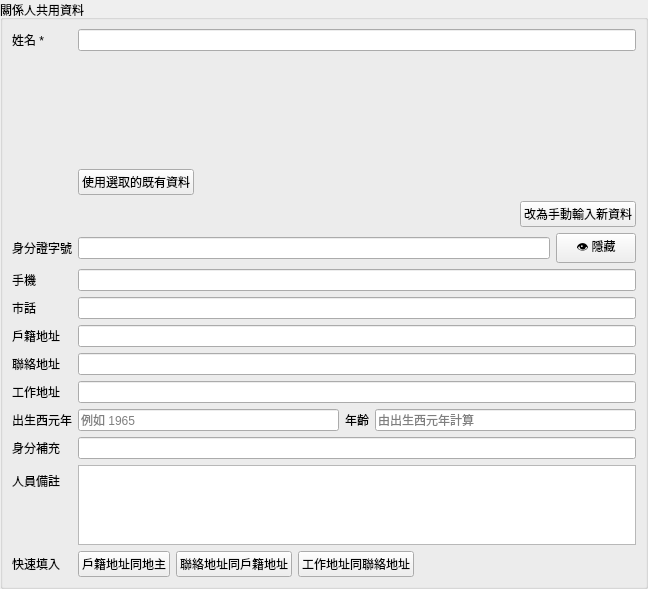
<?xml version="1.0" encoding="UTF-8"?>
<ui version="4.0">
 <class>ownerContactGroup</class>
 <widget class="QGroupBox" name="ownerContactGroup">
  <property name="geometry">
   <rect>
    <x>0</x>
    <y>0</y>
    <width>648</width>
    <height>589</height>
   </rect>
  </property>
  <property name="title">
   <string>關係人共用資料</string>
  </property>
  <layout class="QFormLayout" name="ownerContactForm">
   <property name="horizontalSpacing">
    <number>6</number>
   </property>
   <property name="verticalSpacing">
    <number>6</number>
   </property>
   <property name="leftMargin">
    <number>9</number>
   </property>
   <property name="topMargin">
    <number>9</number>
   </property>
   <property name="rightMargin">
    <number>9</number>
   </property>
   <property name="bottomMargin">
    <number>9</number>
   </property>
   <item row="0" column="0">
    <widget class="QLabel" name="nameLabel">
     <property name="text">
      <string>姓名 *</string>
     </property>
    </widget>
   </item>
   <item row="0" column="1">
    <widget class="LineEdit" name="nameEdit" />
   </item>
   <item row="1" column="1">
    <widget class="QLabel" name="matchHint">
     <property name="text">
      <string />
     </property>
    </widget>
   </item>
   <item row="2" column="1">
    <widget class="QWidget" name="matchTableSlot" native="true" />
   </item>
   <item row="3" column="1">
    <layout class="QHBoxLayout" name="matchActionsRow" stretch="0,1">
     <property name="spacing">
      <number>6</number>
     </property>
     <property name="leftMargin">
      <number>0</number>
     </property>
     <property name="topMargin">
      <number>0</number>
     </property>
     <property name="rightMargin">
      <number>0</number>
     </property>
     <property name="bottomMargin">
      <number>0</number>
     </property>
     <item>
      <widget class="PushButton" name="useMatchButton">
       <property name="text">
        <string>使用選取的既有資料</string>
       </property>
      </widget>
     </item>
     <item>
      <spacer name="matchActionsSpacer">
       <property name="orientation">
        <enum>Qt::Horizontal</enum>
       </property>
       <property name="sizeHint" stdset="0">
        <size>
         <width>0</width>
         <height>0</height>
        </size>
       </property>
      </spacer>
     </item>
    </layout>
   </item>
   <item row="4" column="0" colspan="2">
    <layout class="QHBoxLayout" name="linkBannerRow" stretch="1,0">
     <property name="spacing">
      <number>6</number>
     </property>
     <property name="leftMargin">
      <number>0</number>
     </property>
     <property name="topMargin">
      <number>0</number>
     </property>
     <property name="rightMargin">
      <number>0</number>
     </property>
     <property name="bottomMargin">
      <number>0</number>
     </property>
     <item>
      <widget class="QLabel" name="linkBanner">
       <property name="text">
        <string />
       </property>
       <property name="wordWrap">
        <bool>true</bool>
       </property>
      </widget>
     </item>
     <item>
      <widget class="PushButton" name="unlinkButton">
       <property name="text">
        <string>改為手動輸入新資料</string>
       </property>
      </widget>
     </item>
    </layout>
   </item>
   <item row="5" column="0">
    <widget class="QLabel" name="externalIdLabel">
     <property name="text">
      <string>身分證字號</string>
     </property>
    </widget>
   </item>
   <item row="5" column="1">
    <layout class="QHBoxLayout" name="identityRow" stretch="1,0">
     <property name="spacing">
      <number>6</number>
     </property>
     <property name="leftMargin">
      <number>0</number>
     </property>
     <property name="topMargin">
      <number>0</number>
     </property>
     <property name="rightMargin">
      <number>0</number>
     </property>
     <property name="bottomMargin">
      <number>0</number>
     </property>
     <item>
      <widget class="LineEdit" name="externalIdEdit">
       <property name="maxLength">
        <number>100</number>
       </property>
      </widget>
     </item>
     <item>
      <widget class="PushButton" name="identityButton">
       <property name="text">
        <string>👁 隱藏</string>
       </property>
      </widget>
     </item>
    </layout>
   </item>
   <item row="6" column="0">
    <widget class="QLabel" name="mobileLabel">
     <property name="text">
      <string>手機</string>
     </property>
    </widget>
   </item>
   <item row="6" column="1">
    <widget class="LineEdit" name="mobileEdit" />
   </item>
   <item row="7" column="0">
    <widget class="QLabel" name="homeLabel">
     <property name="text">
      <string>市話</string>
     </property>
    </widget>
   </item>
   <item row="7" column="1">
    <widget class="LineEdit" name="homeEdit" />
   </item>
   <item row="8" column="0">
    <widget class="QLabel" name="registeredAddressLabel">
     <property name="text">
      <string>戶籍地址</string>
     </property>
    </widget>
   </item>
   <item row="8" column="1">
    <widget class="LineEdit" name="registeredAddressEdit" />
   </item>
   <item row="9" column="0">
    <widget class="QLabel" name="contactAddressLabel">
     <property name="text">
      <string>聯絡地址</string>
     </property>
    </widget>
   </item>
   <item row="9" column="1">
    <widget class="LineEdit" name="contactAddressEdit" />
   </item>
   <item row="10" column="0">
    <widget class="QLabel" name="workAddressLabel">
     <property name="text">
      <string>工作地址</string>
     </property>
    </widget>
   </item>
   <item row="10" column="1">
    <widget class="LineEdit" name="workAddressEdit" />
   </item>
   <item row="11" column="0">
    <widget class="QLabel" name="birthYearLabel">
     <property name="text">
      <string>出生西元年</string>
     </property>
    </widget>
   </item>
   <item row="11" column="1">
    <layout class="QHBoxLayout" name="birthYearRow" stretch="1,0,1">
     <property name="spacing">
      <number>6</number>
     </property>
     <property name="leftMargin">
      <number>0</number>
     </property>
     <property name="topMargin">
      <number>0</number>
     </property>
     <property name="rightMargin">
      <number>0</number>
     </property>
     <property name="bottomMargin">
      <number>0</number>
     </property>
     <item>
      <widget class="LineEdit" name="birthYearEdit">
       <property name="maxLength">
        <number>4</number>
       </property>
       <property name="placeholderText">
        <string>例如 1965</string>
       </property>
      </widget>
     </item>
     <item>
      <widget class="QLabel" name="ageLabel">
       <property name="text">
        <string>年齡</string>
       </property>
      </widget>
     </item>
     <item>
      <widget class="LineEdit" name="ageEdit">
       <property name="readOnly">
        <bool>true</bool>
       </property>
       <property name="placeholderText">
        <string>由出生西元年計算</string>
       </property>
      </widget>
     </item>
    </layout>
   </item>
   <item row="12" column="0">
    <widget class="QLabel" name="identityNoteLabel">
     <property name="text">
      <string>身分補充</string>
     </property>
    </widget>
   </item>
   <item row="12" column="1">
    <widget class="LineEdit" name="identityNoteEdit" />
   </item>
   <item row="13" column="0">
    <widget class="QLabel" name="notesLabel">
     <property name="text">
      <string>人員備註</string>
     </property>
    </widget>
   </item>
   <item row="13" column="1">
    <widget class="PlainTextEdit" name="notesEdit">
     <property name="minimumSize">
      <size>
       <width>0</width>
       <height>80</height>
      </size>
     </property>
     <property name="maximumSize">
      <size>
       <width>16777215</width>
       <height>80</height>
      </size>
     </property>
    </widget>
   </item>
   <item row="14" column="0">
    <widget class="QLabel" name="helpersLabel">
     <property name="text">
      <string>快速填入</string>
     </property>
    </widget>
   </item>
   <item row="14" column="1">
    <layout class="QHBoxLayout" name="helpersRow" stretch="0,0,0,1">
     <property name="spacing">
      <number>6</number>
     </property>
     <property name="leftMargin">
      <number>0</number>
     </property>
     <property name="topMargin">
      <number>0</number>
     </property>
     <property name="rightMargin">
      <number>0</number>
     </property>
     <property name="bottomMargin">
      <number>0</number>
     </property>
     <item>
      <widget class="PushButton" name="ownerAddressButton">
       <property name="text">
        <string>戶籍地址同地主</string>
       </property>
      </widget>
     </item>
     <item>
      <widget class="PushButton" name="contactSameButton">
       <property name="text">
        <string>聯絡地址同戶籍地址</string>
       </property>
      </widget>
     </item>
     <item>
      <widget class="PushButton" name="workSameButton">
       <property name="text">
        <string>工作地址同聯絡地址</string>
       </property>
      </widget>
     </item>
     <item>
      <spacer name="helpersSpacer">
       <property name="orientation">
        <enum>Qt::Horizontal</enum>
       </property>
       <property name="sizeHint" stdset="0">
        <size>
         <width>0</width>
         <height>0</height>
        </size>
       </property>
      </spacer>
     </item>
    </layout>
   </item>
  </layout>
 </widget>
 <customwidgets>
 <customwidget>
  <class>LineEdit</class>
  <extends>QLineEdit</extends>
  <header>qfluentwidgets</header>
 </customwidget>
 <customwidget>
  <class>PlainTextEdit</class>
  <extends>QPlainTextEdit</extends>
  <header>qfluentwidgets</header>
 </customwidget>
 <customwidget>
  <class>PushButton</class>
  <extends>QPushButton</extends>
  <header>qfluentwidgets</header>
 </customwidget>
 </customwidgets>
 <tabstops>
  <tabstop>nameEdit</tabstop>
  <tabstop>externalIdEdit</tabstop>
  <tabstop>mobileEdit</tabstop>
  <tabstop>homeEdit</tabstop>
  <tabstop>registeredAddressEdit</tabstop>
  <tabstop>contactAddressEdit</tabstop>
  <tabstop>workAddressEdit</tabstop>
  <tabstop>birthYearEdit</tabstop>
  <tabstop>ageEdit</tabstop>
  <tabstop>identityNoteEdit</tabstop>
  <tabstop>notesEdit</tabstop>
  <tabstop>useMatchButton</tabstop>
  <tabstop>unlinkButton</tabstop>
  <tabstop>identityButton</tabstop>
  <tabstop>ownerAddressButton</tabstop>
  <tabstop>contactSameButton</tabstop>
  <tabstop>workSameButton</tabstop>
 </tabstops>
 <resources />
 <connections />
</ui>
